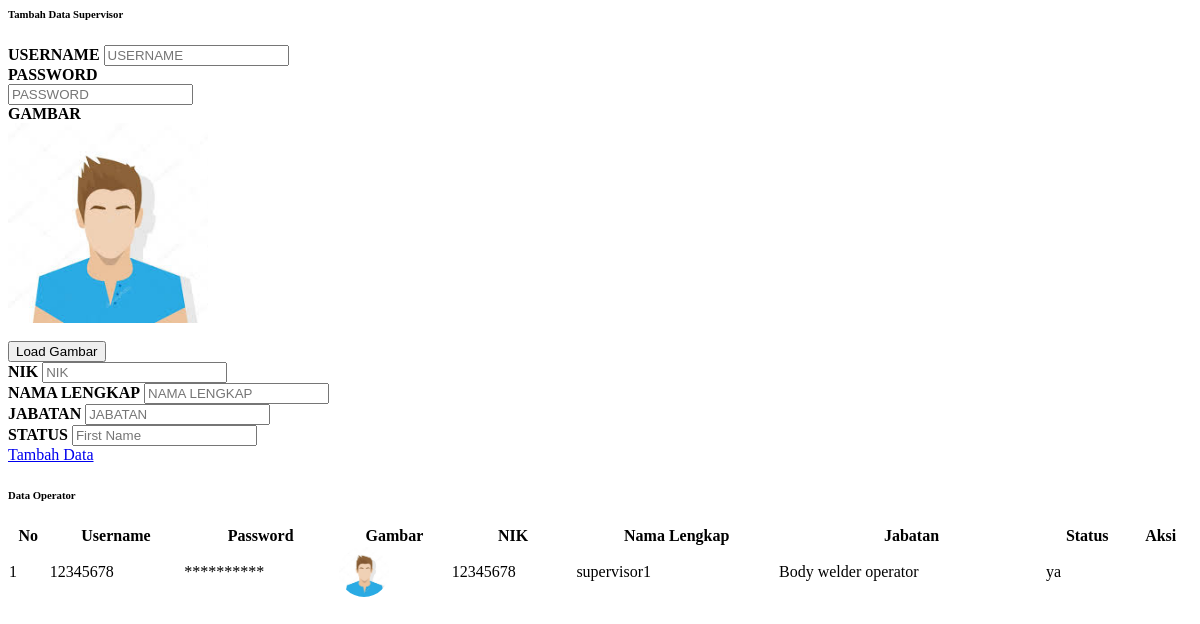
Page /module/admin/dataKaryawan/dataSupervisor.php on the earlier database version.
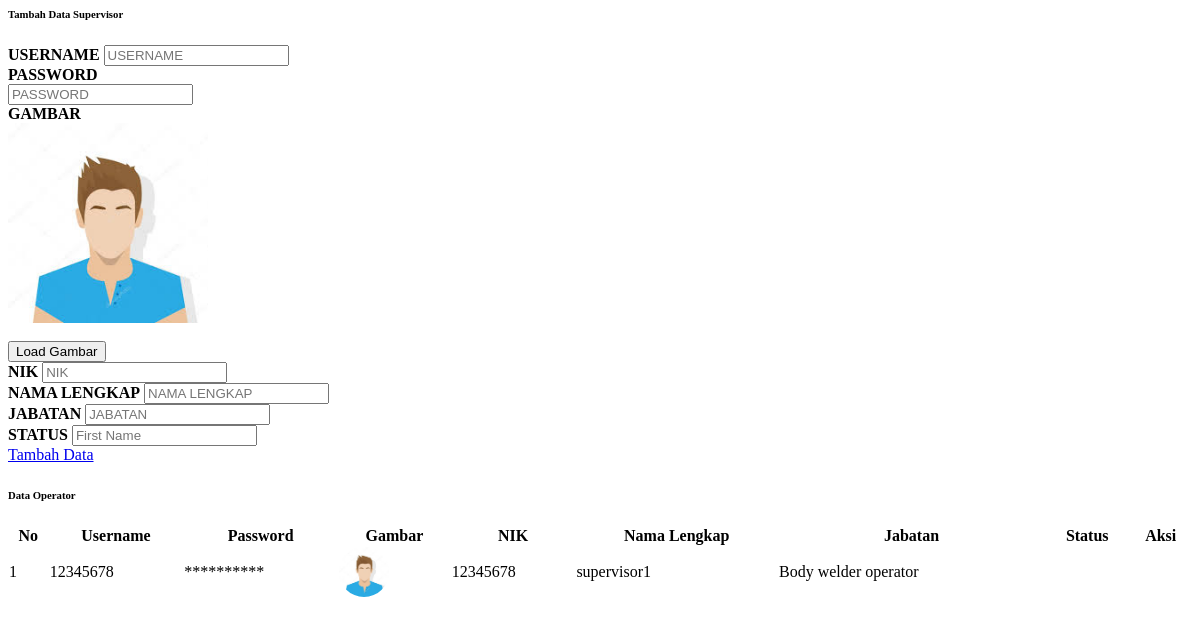
Same page on the later database version.
### tables this page shows
CREATE TABLE `tabel_supervisor` (
  `id_supervisor` int(30) NOT NULL,
  `id_user` int(11) NOT NULL,
  `id_jabatan` int(11) NOT NULL,
  `nama` varchar(50) NOT NULL,
  `nik` int(20) NOT NULL,
  `foto` text NOT NULL,
  `status_aktif` enum('Aktif','Non-Aktif') NOT NULL,
  `waktu_tambah` datetime NOT NULL
);

CREATE TABLE `tabel_user` (
  `id_user` int(10) NOT NULL,
  `username` varchar(30) NOT NULL,
  `password` varchar(30) NOT NULL,
  `level` enum('operator','supervisor','admin') NOT NULL
);

CREATE TABLE `tabel_jabatan` (
  `id_jabatan` int(11) NOT NULL,
  `nama` varchar(100) NOT NULL
);

### module/admin/dataKaryawan/dataSupervisor.php (the view, shortened to what the changed rows need)
<?php
  include "../config/connection.php";
?>
<body onload="setup2();">
<div class="container-fluid" id="dataKaryawan" onload="setup2();">
    <div class="card shadow mb-4">
        <div class="card-body">
            <div class="table-responsive">
                <table class="table table-bordered" id="dataTable" width="100%" cellspacing="0">
                    <thead>
                        <tr class="text-center">
                            <th>No</th>
                            <th>Username</th>
                            <th>Password</th>
                            <th>Gambar</th>
                            <th>NIK</th>
                            <th>Nama Lengkap</th>
                            <th>Jabatan</th>
                            <th>Status</th>
                            <th>Aksi</th>
                        </tr>
                    </thead>
                    <tbody>
                    <?php
                        $queryTampilData = "SELECT ts.*, ts.nama AS nama_lengkap ,tj.*, tj.nama AS nama_jabatan, tu.* FROM tabel_supervisor ts,tabel_jabatan tj,tabel_user tu WHERE ts.id_jabatan = tj.id_jabatan
                            AND ts.id_user = tu.id_user;
                            ";
                        $resultTampilData = mysqli_query($con, $queryTampilData);
                        $index = 1;
                        if(mysqli_num_rows($resultTampilData) > 0){
                            while($rowTampilData = mysqli_fetch_assoc($resultTampilData)){
                    ?>
                        <tr class="text-center" id-operator="<?php echo $rowTampilData["id_operator"] ?>">
                            <td ><?php echo $index; ?></td>
                            <td class="usernameOperator"><?php echo $rowTampilData["username"]; ?></td>
                            <td class="passwordOperator">**********</td>
                            <td class="fotoOperator"><img src="../attachment/img/<?php echo ($rowTampilData['foto'] == null)? 'avatar.jpeg' : $rowTampilData['foto'] ; ?>" style="width:50px;height:50px;border-radius:50%;"></td>
                            <td class="nikOperator"><?php echo $rowTampilData["nik"]; ?></td>
                            <td class="namaOperator"><?php echo $rowTampilData["nama_lengkap"]; ?></td>
                            <td class="jabatanOperator"><?php echo $rowTampilData["nama_jabatan"]; ?></td>
                            <td class="statusOperator"><?php echo $rowTampilData["status_aktif"]; ?></td>
                            <td>
                            </td>
                        </tr>
                    <?php
                        $index++;
                        }
                    ?>
                    <?php
                    }   else{
                    ?>
                        <div>
                            <p>Data Operator tidak tersedia</p>
                        </div>
                    <?php
                    }
                    ?>
                    </tbody>
                </table>
            </div>
        </div>
    </div>
</div>
</body>

Differences in the rows shown:
changed tabel_supervisor "supervisor1": status_aktif "ya" → (not shown)
